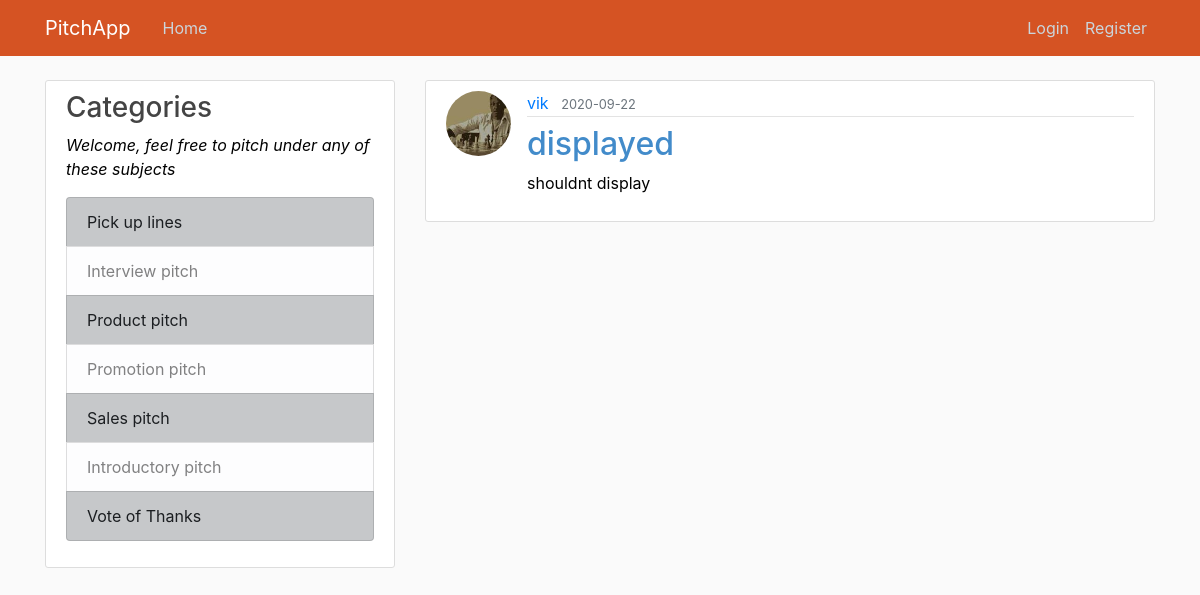
/post/6, run on the app's committed database.
### pitch/models.py (models this page shows, shortened)
class User(db.Model, UserMixin):
    id = db.Column(db.Integer, primary_key=True)
    username = db.Column(db.String(20), unique=True, nullable=False)
    email = db.Column(db.String(120), unique=True, nullable=False)
    image_file = db.Column(db.String(20), nullable=False, default='default.jpg')
    password = db.Column(db.String(60), nullable=False)
    posts = db.relationship('Pitch', backref='author', lazy=True)

class Pitch(db.Model):
    id = db.Column(db.Integer, primary_key=True)
    title = db.Column(db.String(100), nullable=False)
    date_posted = db.Column(db.DateTime, nullable=False, default=datetime.utcnow)
    content = db.Column(db.Text, nullable=False)
    user_id = db.Column(db.Integer, db.ForeignKey('user.id'), nullable=False)

### pitch/routes.py (the view)
@app.route("/post/<int:post_id>")
def post(post_id):
    post = Pitch.query.get_or_404(post_id)
    return render_template('pitch.html', title=post.title, post=post)

### pitch/templates/pitch.html (shortened to what this page needs)
{% extends "layout.html" %}
{% block content %}
  <article class="media content-section">
    <img class="rounded-circle article-img" src="{{ url_for('static', filename='profile_pics/' + post.author.image_file) }}">
    <div class="media-body">
      <div class="article-metadata">
        <a class="mr-2" href="#">{{ post.author.username }}</a>
        <small class="text-muted">{{ post.date_posted.strftime('%Y-%m-%d') }}</small>
      </div>
      <h2 class="article-title">{{ post.title }}</h2>
      <p class="article-content">{{ post.content }}</p>
    </div>
  </article>
{% endblock content %}

### pitch/static/main.css (style rules this page uses)
body { background: #fafafa; color: #010101; margin-top: 5rem; }
h1, h2, h3, h4, h5 { color: #444444; }
.content-section { background: #ffffff; padding: 10px 20px; border: 1px solid #dddddd; border-radius: 3px; margin-bottom: 20px; }
.article-title { color: #428bca }
.article-content { white-space: pre-line; }
.article-img { height: 65px; width: 65px; margin-right: 16px; }
.article-metadata { padding-bottom: 1px; margin-bottom: 4px; border-bottom: 1px solid #e3e3e3 }

### data on the page
User: image_file (picture), author.username "vik"
Pitch: date_posted "2020-09-22", title "displayed", content "shouldnt display"
